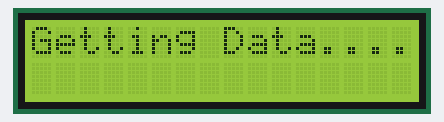
The program below on a simulated ESP32 board running MicroPython. Shown: 16×2 character LCD. The clock reads 2024-03-15 10:24:30 at power-on unless the program sets it; requests to the public web service named in the program get a made-up reply in its usual format after 0.4 s (London, UTC, broken clouds, 64 % humidity, 1013 hPa unless stated); library files of the repository ran but are not shown: esp32_gpio_lcd.py; what the program prints to the serial console is not drawn.

Above: at 1.6 s.
At 2.1 s:
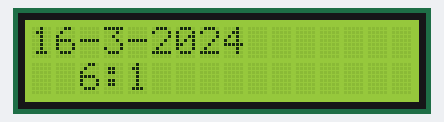
At 38.6 s:
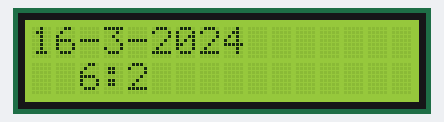

The program:

main.py
```python
"""Implements a HD44780 character LCD connected via ESP32 GPIO pins."""
import ntptime
from machine import Pin
import machine
from esp32_gpio_lcd import GpioLcd
from utime import sleep_ms, ticks_ms
import time
import network
import urequests
net = network.WLAN(network.STA_IF)
net.active(True)
net.connect("Wokwi-GUEST","")
while not net.isconnected():
    pass
lcd = GpioLcd(rs_pin=Pin(4),
                  enable_pin=Pin(17),
                  d4_pin=Pin(5),
                  d5_pin=Pin(18),
                  d6_pin=Pin(21),
                  d7_pin=Pin(22),
                  num_lines=2, num_columns=20)

def showText(txt):
    lcd.clear()
    lcd.putstr(txt)
def getDt(dt):#2024-10-14T15:54:07.304102+05:30
    x = []
    dt = dt[:dt.rindex("+")+1]
    x.append(int(dt[:dt.index("-")]))
    x.append(int(dt[dt.index("-")+1:dt.rindex("-")]))
    x.append(int(dt[dt.rindex("-")+1:dt.rindex("T")]))
    x.append(int(dt[dt.rindex("T")+1:dt.index(":")]))
    x.append(int(dt[dt.index(":")+1:dt.rindex(":")]))
    x.append(int(dt[dt.rindex(":")+1:dt.rindex(".")]))
    x.append(int(dt[dt.rindex(":")+1:dt.rindex(".")]))
    x.append(0)
    return x
showText("Getting Data......")
while True:
    try:
        getdata = urequests.get("http://worldtimeapi.org/api/timezone/Asia/Kolkata")
        break
    except Exception as error:
        print(error)
        print(net.ifconfig())
        continue
print(getdata.json())


tms = getDt(getdata.json()["datetime"])
print(tms)
rtc = machine.RTC()
rtc.datetime(tuple(tms))


sec = ntptime.time()
timezone_hour = 5.50
timezone_sec = timezone_hour * 3600
sec = int(sec + timezone_sec)
(year, month, day, hours, minutes, seconds, weekday, yearday) = time.localtime(sec)
print ("IST Time: ")
print((year, month, day, hours, minutes, seconds))
rtc.datetime((year, month, day, 0, hours, minutes, seconds, 0))
while True:
    dts = list(rtc.datetime())
    print(dts)
    showtxt = f"{dts[2]}-{dts[1]}-{dts[0]}             {dts[4]}:{dts[5]}"
    print(showtxt)
    showText(showtxt)
    time.sleep_ms(1000)
```

Measured:
- what the display in image 0 shows lasts 0.4 s, from 1.6 s to 2.0 s
- what the display in image 1 shows lasts 1.0 s, from 2.1 s to 3.1 s
